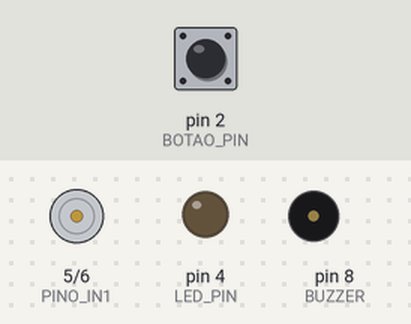
Simulated run of this sketch. Board: Arduino Uno, built with avr-gcc and run on an emulated ATmega328P. Parts: motor-driver pin pairs drawn as motors (green arrow = first pin HIGH = forward, orange = second pin HIGH = backward, longer = more drive), output pins drawn as LEDs (lit = HIGH), buzzer (waves = sounding). The test bench sets the inputs (shaded band); at power-on: pin 2 (BOTAO_PIN) HIGH.

Above: at 1.2 s.
1.3 s: pin 2 (BOTAO_PIN) pulled LOW for 0.15 s
At 2.3 s:
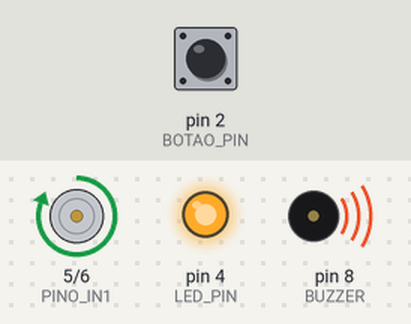
Timing chart, 0 to 7.8 s (numbered marks = the images above; inputs shaded):
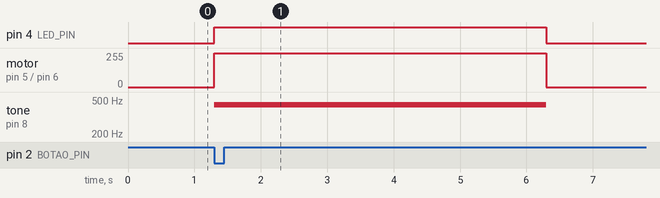

The sketch:

basetest2.ino
```cpp
#define PINO_IN1 5    // Motor horário
#define PINO_IN2 6    // Motor anti-horário
#define BOTAO_PIN 2   // Botão (comum ao GND, pull-up interno)
#define LED_PIN   4   // LED -> resistor -> D4
#define BUZZER    8   // Buzzer

unsigned long tempoInicio = 0;
bool sistemaAtivo = false;
bool esperandoSoltarBotao = false;

void setup() {
  pinMode(PINO_IN1, OUTPUT);
  pinMode(PINO_IN2, OUTPUT);
  pinMode(BOTAO_PIN, INPUT_PULLUP);
  pinMode(LED_PIN, OUTPUT);
  pinMode(BUZZER, OUTPUT);
}

void loop() {
  bool botaoPressionado = (digitalRead(BOTAO_PIN) == LOW);

  if (botaoPressionado && !sistemaAtivo && !esperandoSoltarBotao) {
    sistemaAtivo = true;
    tempoInicio = millis();

    digitalWrite(LED_PIN, HIGH);
    tone(BUZZER, 440);
    analogWrite(PINO_IN1, 255);
    digitalWrite(PINO_IN2, LOW);

    esperandoSoltarBotao = true; // Aguarda botão ser solto
  }

  if (!botaoPressionado) {
    esperandoSoltarBotao = false; // Botão foi solto, pode aceitar novo clique
  }

  if (sistemaAtivo && (millis() - tempoInicio >= 5000)) {
    sistemaAtivo = false;
    digitalWrite(LED_PIN, LOW);
    noTone(BUZZER);
    digitalWrite(PINO_IN1, LOW);
    digitalWrite(PINO_IN2, LOW);
  }
}
```

Measured:
- after the input at 1.3 s, pin 4 (LED_PIN): LOW → HIGH at once, → LOW 5.0 s later; motor on pin 5 (PINO_IN1) / pin 6 (PINO_IN2): stopped → forward 255/255 at once, → stopped 5.0 s later; tone on pin 8 (BUZZER): silent → 440 Hz at once, → silent 5.0 s later
